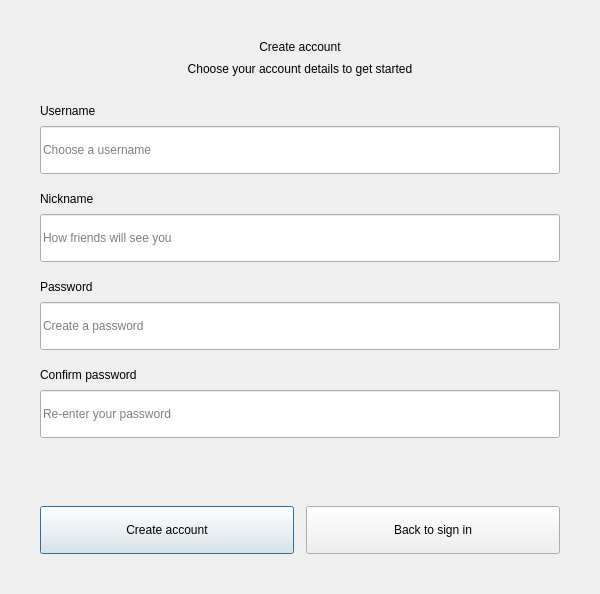
<?xml version="1.0" encoding="UTF-8"?>
<ui version="4.0">
 <class>Register</class>
 <widget class="QDialog" name="Register">
  <property name="geometry"><rect><x>0</x><y>0</y><width>600</width><height>680</height></rect></property>
  <property name="minimumSize"><size><width>600</width><height>0</height></size></property>
  <property name="windowTitle"><string>Create account</string></property>
  <layout class="QVBoxLayout" name="dialogLayout">
   <property name="spacing"><number>0</number></property>
   <property name="sizeConstraint"><enum>QLayout::SetFixedSize</enum></property>
   <property name="leftMargin"><number>40</number></property>
   <property name="topMargin"><number>40</number></property>
   <property name="rightMargin"><number>40</number></property>
   <property name="bottomMargin"><number>40</number></property>
   <item>
    <layout class="QVBoxLayout" name="headingLayout">
     <property name="spacing"><number>8</number></property>
     <item>
      <widget class="QLabel" name="title">
       <property name="text"><string>Create account</string></property>
       <property name="alignment"><set>Qt::AlignCenter</set></property>
      </widget>
     </item>
     <item>
      <widget class="QLabel" name="formSubtitle">
       <property name="maximumSize"><size><width>520</width><height>16777215</height></size></property>
       <property name="text"><string>Choose your account details to get started</string></property>
       <property name="alignment"><set>Qt::AlignCenter</set></property>
       <property name="wordWrap"><bool>true</bool></property>
      </widget>
     </item>
    </layout>
   </item>
   <item>
    <spacer name="headingGap">
     <property name="orientation"><enum>Qt::Vertical</enum></property>
     <property name="sizeType"><enum>QSizePolicy::Fixed</enum></property>
     <property name="sizeHint" stdset="0"><size><width>0</width><height>28</height></size></property>
    </spacer>
   </item>
   <item>
    <layout class="QVBoxLayout" name="fieldsLayout">
     <property name="spacing"><number>18</number></property>
    <item>
     <layout class="QVBoxLayout" name="registerUsernameLayout">
      <property name="spacing"><number>8</number></property>
      <item>
       <widget class="QLabel" name="usernameLabel">
        <property name="text"><string>Username</string></property>
        <property name="buddy"><cstring>registerUsername</cstring></property>
       </widget>
      </item>
      <item>
       <widget class="QLineEdit" name="registerUsername">
        <property name="placeholderText"><string>Choose a username</string></property>
        <property name="minimumSize"><size><width>520</width><height>48</height></size></property>
        <property name="accessibleName"><string>Username</string></property>
       </widget>
      </item>
     </layout>
    </item>
    <item>
     <layout class="QVBoxLayout" name="registerNicknameLayout">
      <property name="spacing"><number>8</number></property>
      <item>
       <widget class="QLabel" name="nicknameLabel">
        <property name="text"><string>Nickname</string></property>
        <property name="buddy"><cstring>registerNickname</cstring></property>
       </widget>
      </item>
      <item>
       <widget class="QLineEdit" name="registerNickname">
        <property name="placeholderText"><string>How friends will see you</string></property>
        <property name="minimumSize"><size><width>520</width><height>48</height></size></property>
        <property name="accessibleName"><string>Nickname</string></property>
       </widget>
      </item>
     </layout>
    </item>
    <item>
     <layout class="QVBoxLayout" name="registerPasswordLayout">
      <property name="spacing"><number>8</number></property>
      <item>
       <widget class="QLabel" name="passwordLabel">
        <property name="text"><string>Password</string></property>
        <property name="buddy"><cstring>registerPassword</cstring></property>
       </widget>
      </item>
      <item>
       <widget class="QLineEdit" name="registerPassword">
        <property name="placeholderText"><string>Create a password</string></property>
        <property name="minimumSize"><size><width>520</width><height>48</height></size></property>
        <property name="accessibleName"><string>Password</string></property>
        <property name="echoMode"><enum>QLineEdit::Password</enum></property>
       </widget>
      </item>
     </layout>
    </item>
    <item>
     <layout class="QVBoxLayout" name="registerPasswordConfirmationLayout">
      <property name="spacing"><number>8</number></property>
      <item>
       <widget class="QLabel" name="confirmationLabel">
        <property name="text"><string>Confirm password</string></property>
        <property name="buddy"><cstring>registerPasswordConfirmation</cstring></property>
       </widget>
      </item>
      <item>
       <widget class="QLineEdit" name="registerPasswordConfirmation">
        <property name="placeholderText"><string>Re-enter your password</string></property>
        <property name="minimumSize"><size><width>520</width><height>48</height></size></property>
        <property name="accessibleName"><string>Confirm password</string></property>
        <property name="echoMode"><enum>QLineEdit::Password</enum></property>
       </widget>
      </item>
     </layout>
    </item>
    </layout>
   </item>
   <item>
    <spacer name="feedbackGap">
     <property name="orientation"><enum>Qt::Vertical</enum></property>
     <property name="sizeType"><enum>QSizePolicy::Fixed</enum></property>
     <property name="sizeHint" stdset="0"><size><width>0</width><height>14</height></size></property>
    </spacer>
   </item>
   <item>
    <widget class="QLabel" name="registerErrorMessage">
     <property name="maximumSize"><size><width>520</width><height>16777215</height></size></property>
     <property name="minimumSize"><size><width>0</width><height>40</height></size></property>
     <property name="text"><string/></property>
     <property name="textFormat"><enum>Qt::PlainText</enum></property>
     <property name="wordWrap"><bool>true</bool></property>
     <property name="alignment"><set>Qt::AlignLeft|Qt::AlignVCenter</set></property>
    </widget>
   </item>
   <item>
    <spacer name="actionsGap">
     <property name="orientation"><enum>Qt::Vertical</enum></property>
     <property name="sizeType"><enum>QSizePolicy::Fixed</enum></property>
     <property name="sizeHint" stdset="0"><size><width>0</width><height>14</height></size></property>
    </spacer>
   </item>
   <item>
    <layout class="QHBoxLayout" name="actionsLayout" stretch="1,1">
     <property name="spacing"><number>12</number></property>
    <item>
     <widget class="QPushButton" name="registerButton">
      <property name="sizePolicy"><sizepolicy hsizetype="Expanding" vsizetype="Fixed"><horstretch>0</horstretch><verstretch>0</verstretch></sizepolicy></property>
      <property name="minimumSize"><size><width>0</width><height>48</height></size></property>
      <property name="cursor"><cursorShape>PointingHandCursor</cursorShape></property>
      <property name="text"><string>Create account</string></property>
      <property name="autoDefault"><bool>true</bool></property>
      <property name="default"><bool>true</bool></property>
     </widget>
    </item>
    <item>
     <widget class="QPushButton" name="cancelButton">
      <property name="sizePolicy"><sizepolicy hsizetype="Expanding" vsizetype="Fixed"><horstretch>0</horstretch><verstretch>0</verstretch></sizepolicy></property>
      <property name="minimumSize"><size><width>0</width><height>48</height></size></property>
      <property name="cursor"><cursorShape>PointingHandCursor</cursorShape></property>
      <property name="text"><string>Back to sign in</string></property>
      <property name="autoDefault"><bool>true</bool></property>
      <property name="default"><bool>false</bool></property>
     </widget>
    </item>
    </layout>
   </item>
  </layout>
 </widget>
 <tabstops>
  <tabstop>registerUsername</tabstop>
  <tabstop>registerNickname</tabstop>
  <tabstop>registerPassword</tabstop>
  <tabstop>registerPasswordConfirmation</tabstop>
  <tabstop>registerButton</tabstop>
  <tabstop>cancelButton</tabstop>
 </tabstops>
 <resources/>
 <connections/>
</ui>
